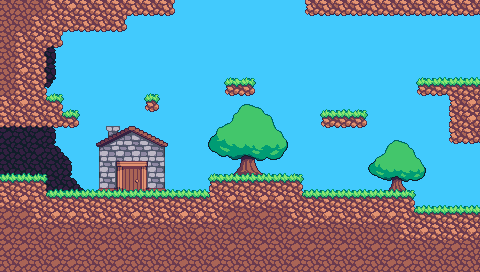

This game map was drawn from its Tiled (.tmx) file and the tilesets committed beside it. A one-line description and the full map source follow:
An orthogonal 30x17 tile map with 16x16 px tiles, 6 tile layers (dirtBg, grassBg, house, treeLarge, ...), 7 tilesets.

<map version="1.0" tiledversion="1.1.1" orientation="orthogonal" renderorder="right-down" width="30" height="17" tilewidth="16" tileheight="16" infinite="0" backgroundcolor="#42cafd" nextobjectid="1">
 <properties>
  <property name="background" type="file" value="../../../images/backgrounds/grassland.png" />
  <property name="leftMap" value="levels/RPG/grassland/introduction2" />
  <property name="rightMap" value="levels/RPG/grassland/main1" />
 </properties>
 <tileset firstgid="1" source="../../tiles/grass.tsx" />
 <tileset firstgid="37" source="../../tiles/house.tsx" />
 <tileset firstgid="41" source="../../tiles/player.tsx" />
 <tileset firstgid="42" source="../../tiles/treeLarge.tsx" />
 <tileset firstgid="43" source="../../tiles/treeSmall.tsx" />
 <tileset firstgid="44" source="../../tiles/dirtBg.tsx" />
 <tileset firstgid="60" source="../../tiles/grassBg.tsx" />
 <layer name="dirtBg" width="30" height="17">
  <data encoding="csv">
44,44,44,0,0,0,0,0,0,0,0,0,0,0,0,0,0,0,0,0,0,0,0,0,0,0,0,0,0,0,
44,44,44,0,0,0,0,0,0,0,0,0,0,0,0,0,0,0,0,0,0,0,0,0,0,0,0,0,0,0,
44,44,44,52,0,0,0,0,0,0,0,0,0,0,0,0,0,0,0,0,0,0,0,0,0,0,0,0,0,0,
44,44,44,52,0,0,0,0,0,0,0,0,0,0,0,0,0,0,0,0,0,0,0,0,0,0,0,0,0,0,
44,44,44,52,0,0,0,0,0,0,0,0,0,0,0,0,0,0,0,0,0,0,0,0,0,0,0,0,0,0,
44,44,48,47,0,0,0,0,0,0,0,0,0,0,0,0,0,0,0,0,0,0,0,0,0,0,0,0,0,0,
44,44,44,0,0,0,0,0,0,0,0,0,0,0,0,0,0,0,0,0,0,0,0,0,0,0,0,0,0,0,
44,44,44,55,0,0,0,0,0,0,0,0,0,0,0,0,0,0,0,0,0,0,0,0,0,0,0,0,0,0,
45,44,45,52,0,0,0,0,0,0,0,0,0,0,0,0,0,0,0,0,0,0,0,0,0,0,0,0,0,0,
44,44,45,56,55,0,0,0,0,0,0,0,0,0,0,0,0,0,0,0,0,0,0,0,0,0,0,0,0,0,
44,44,44,44,52,0,0,0,0,0,0,0,0,0,0,0,0,0,0,0,0,0,0,0,0,0,0,0,0,0,
44,44,44,44,56,55,0,0,0,0,0,0,0,0,0,0,0,0,0,0,0,0,0,0,0,0,0,0,0,0,
44,44,44,44,44,44,0,0,0,0,0,0,0,0,0,0,0,0,0,0,0,0,0,0,0,0,0,0,0,0,
44,44,44,44,44,44,0,0,0,0,0,0,0,0,0,0,0,0,0,0,0,0,0,0,0,0,0,0,0,0,
44,44,44,44,44,44,0,0,0,0,0,0,0,0,0,0,0,0,0,0,0,0,0,0,0,0,0,0,0,0,
44,44,44,44,44,44,0,0,0,0,0,0,0,0,0,0,0,0,0,0,0,0,0,0,0,0,0,0,0,0,
44,44,44,44,44,44,0,0,0,0,0,0,0,0,0,0,0,0,0,0,0,0,0,0,0,0,0,0,0,0
</data>
 </layer>
 <layer name="grassBg" width="30" height="17">
  <data encoding="csv">
0,0,0,0,0,0,0,0,0,0,0,0,0,0,0,0,0,0,0,0,0,0,0,0,0,0,0,0,0,0,
0,0,0,0,0,0,0,0,0,0,0,0,0,0,0,0,0,0,0,0,0,0,0,0,0,0,0,0,0,0,
0,0,0,0,0,0,0,0,0,0,0,0,0,0,0,0,0,0,0,0,0,0,0,0,0,0,0,0,0,0,
0,0,0,0,0,0,0,0,0,0,0,0,0,0,0,0,0,0,0,0,0,0,0,0,0,0,0,0,0,0,
0,0,0,0,0,0,0,0,0,0,0,0,0,0,62,62,0,0,0,0,0,0,0,0,0,0,62,60,60,60,
0,0,0,62,0,0,0,0,0,62,0,0,0,0,0,0,0,0,0,0,0,0,0,0,0,0,0,0,0,0,
0,0,0,0,62,0,0,0,0,0,0,0,0,0,0,0,0,0,0,0,62,60,62,0,0,0,0,0,0,0,
0,0,0,0,0,0,0,0,0,0,0,0,0,0,0,0,0,0,0,0,0,0,0,0,0,0,0,0,0,0,
0,0,0,0,0,0,0,0,0,0,0,0,0,0,0,0,0,0,0,0,0,0,0,0,0,0,0,0,0,0,
0,0,0,0,0,0,0,0,0,0,0,0,0,0,0,0,0,0,0,0,0,0,0,0,0,0,0,0,0,0,
60,60,62,0,0,0,0,0,0,0,0,0,0,62,60,60,60,60,62,0,0,0,0,0,0,0,0,0,0,0,
0,0,0,60,60,60,60,60,60,60,60,60,60,0,0,0,0,0,0,60,60,60,60,60,60,62,0,0,0,0,
0,0,0,0,0,0,0,0,0,0,0,0,0,0,0,0,0,0,0,0,0,0,0,0,0,0,60,60,60,60,
0,0,0,0,0,0,0,0,0,0,0,0,0,0,0,0,0,0,0,0,0,0,0,0,0,0,0,0,0,0,
0,0,0,0,0,0,0,0,0,0,0,0,0,0,0,0,0,0,0,0,0,0,0,0,0,0,0,0,0,0,
0,0,0,0,0,0,0,0,0,0,0,0,0,0,0,0,0,0,0,0,0,0,0,0,0,0,0,0,0,0,
0,0,0,0,0,0,0,0,0,0,0,0,0,0,0,0,0,0,0,0,0,0,0,0,0,0,0,0,0,0
</data>
 </layer>
 <layer name="house" width="30" height="17">
  <data encoding="csv">
0,0,0,0,0,0,0,0,0,0,0,0,0,0,0,0,0,0,0,0,0,0,0,0,0,0,0,0,0,0,
0,0,0,0,0,0,0,0,0,0,0,0,0,0,0,0,0,0,0,0,0,0,0,0,0,0,0,0,0,0,
0,0,0,0,0,0,0,0,0,0,0,0,0,0,0,0,0,0,0,0,0,0,0,0,0,0,0,0,0,0,
0,0,0,0,0,0,0,0,0,0,0,0,0,0,0,0,0,0,0,0,0,0,0,0,0,0,0,0,0,0,
0,0,0,0,0,0,0,0,0,0,0,0,0,0,0,0,0,0,0,0,0,0,0,0,0,0,0,0,0,0,
0,0,0,0,0,0,0,0,0,0,0,0,0,0,0,0,0,0,0,0,0,0,0,0,0,0,0,0,0,0,
0,0,0,0,0,0,0,0,0,0,0,0,0,0,0,0,0,0,0,0,0,0,0,0,0,0,0,0,0,0,
0,0,0,0,0,0,0,0,0,0,0,0,0,0,0,0,0,0,0,0,0,0,0,0,0,0,0,0,0,0,
0,0,0,0,0,0,0,0,0,0,0,0,0,0,0,0,0,0,0,0,0,0,0,0,0,0,0,0,0,0,
0,0,0,0,0,0,0,0,0,0,0,0,0,0,0,0,0,0,0,0,0,0,0,0,0,0,0,0,0,0,
0,0,0,0,0,0,0,0,0,0,0,0,0,0,0,0,0,0,0,0,0,0,0,0,0,0,0,0,0,0,
0,0,0,0,0,0,37,0,0,0,0,0,0,0,0,0,0,0,0,0,0,0,0,0,0,0,0,0,0,0,
0,0,0,0,0,0,0,0,0,0,0,0,0,0,0,0,0,0,0,0,0,0,0,0,0,0,0,0,0,0,
0,0,0,0,0,0,0,0,0,0,0,0,0,0,0,0,0,0,0,0,0,0,0,0,0,0,0,0,0,0,
0,0,0,0,0,0,0,0,0,0,0,0,0,0,0,0,0,0,0,0,0,0,0,0,0,0,0,0,0,0,
0,0,0,0,0,0,0,0,0,0,0,0,0,0,0,0,0,0,0,0,0,0,0,0,0,0,0,0,0,0,
0,0,0,0,0,0,0,0,0,0,0,0,0,0,0,0,0,0,0,0,0,0,0,0,0,0,0,0,0,0
</data>
 </layer>
 <layer name="treeLarge" width="30" height="17">
  <data encoding="csv">
0,0,0,0,0,0,0,0,0,0,0,0,0,0,0,0,0,0,0,0,0,0,0,0,0,0,0,0,0,0,
0,0,0,0,0,0,0,0,0,0,0,0,0,0,0,0,0,0,0,0,0,0,0,0,0,0,0,0,0,0,
0,0,0,0,0,0,0,0,0,0,0,0,0,0,0,0,0,0,0,0,0,0,0,0,0,0,0,0,0,0,
0,0,0,0,0,0,0,0,0,0,0,0,0,0,0,0,0,0,0,0,0,0,0,0,0,0,0,0,0,0,
0,0,0,0,0,0,0,0,0,0,0,0,0,0,0,0,0,0,0,0,0,0,0,0,0,0,0,0,0,0,
0,0,0,0,0,0,0,0,0,0,0,0,0,0,0,0,0,0,0,0,0,0,0,0,0,0,0,0,0,0,
0,0,0,0,0,0,0,0,0,0,0,0,0,0,0,0,0,0,0,0,0,0,0,0,0,0,0,0,0,0,
0,0,0,0,0,0,0,0,0,0,0,0,0,0,0,0,0,0,0,0,0,0,0,0,0,0,0,0,0,0,
0,0,0,0,0,0,0,0,0,0,0,0,0,0,0,0,0,0,0,0,0,0,0,0,0,0,0,0,0,0,
0,0,0,0,0,0,0,0,0,0,0,0,0,0,0,0,0,0,0,0,0,0,0,0,0,0,0,0,0,0,
0,0,0,0,0,0,0,0,0,0,0,0,0,42,0,0,0,0,0,0,0,0,0,0,0,0,0,0,0,0,
0,0,0,0,0,0,0,0,0,0,0,0,0,0,0,0,0,0,0,0,0,0,0,0,0,0,0,0,0,0,
0,0,0,0,0,0,0,0,0,0,0,0,0,0,0,0,0,0,0,0,0,0,0,0,0,0,0,0,0,0,
0,0,0,0,0,0,0,0,0,0,0,0,0,0,0,0,0,0,0,0,0,0,0,0,0,0,0,0,0,0,
0,0,0,0,0,0,0,0,0,0,0,0,0,0,0,0,0,0,0,0,0,0,0,0,0,0,0,0,0,0,
0,0,0,0,0,0,0,0,0,0,0,0,0,0,0,0,0,0,0,0,0,0,0,0,0,0,0,0,0,0,
0,0,0,0,0,0,0,0,0,0,0,0,0,0,0,0,0,0,0,0,0,0,0,0,0,0,0,0,0,0
</data>
 </layer>
 <layer name="treeSmall" width="30" height="17">
  <data encoding="csv">
0,0,0,0,0,0,0,0,0,0,0,0,0,0,0,0,0,0,0,0,0,0,0,0,0,0,0,0,0,0,
0,0,0,0,0,0,0,0,0,0,0,0,0,0,0,0,0,0,0,0,0,0,0,0,0,0,0,0,0,0,
0,0,0,0,0,0,0,0,0,0,0,0,0,0,0,0,0,0,0,0,0,0,0,0,0,0,0,0,0,0,
0,0,0,0,0,0,0,0,0,0,0,0,0,0,0,0,0,0,0,0,0,0,0,0,0,0,0,0,0,0,
0,0,0,0,0,0,0,0,0,0,0,0,0,0,0,0,0,0,0,0,0,0,0,0,0,0,0,0,0,0,
0,0,0,0,0,0,0,0,0,0,0,0,0,0,0,0,0,0,0,0,0,0,0,0,0,0,0,0,0,0,
0,0,0,0,0,0,0,0,0,0,0,0,0,0,0,0,0,0,0,0,0,0,0,0,0,0,0,0,0,0,
0,0,0,0,0,0,0,0,0,0,0,0,0,0,0,0,0,0,0,0,0,0,0,0,0,0,0,0,0,0,
0,0,0,0,0,0,0,0,0,0,0,0,0,0,0,0,0,0,0,0,0,0,0,0,0,0,0,0,0,0,
0,0,0,0,0,0,0,0,0,0,0,0,0,0,0,0,0,0,0,0,0,0,0,0,0,0,0,0,0,0,
0,0,0,0,0,0,0,0,0,0,0,0,0,0,0,0,0,0,0,0,0,0,0,0,0,0,0,0,0,0,
0,0,0,0,0,0,0,0,0,0,0,0,0,0,0,0,0,0,0,0,0,0,0,43,0,0,0,0,0,0,
0,0,0,0,0,0,0,0,0,0,0,0,0,0,0,0,0,0,0,0,0,0,0,0,0,0,0,0,0,0,
0,0,0,0,0,0,0,0,0,0,0,0,0,0,0,0,0,0,0,0,0,0,0,0,0,0,0,0,0,0,
0,0,0,0,0,0,0,0,0,0,0,0,0,0,0,0,0,0,0,0,0,0,0,0,0,0,0,0,0,0,
0,0,0,0,0,0,0,0,0,0,0,0,0,0,0,0,0,0,0,0,0,0,0,0,0,0,0,0,0,0,
0,0,0,0,0,0,0,0,0,0,0,0,0,0,0,0,0,0,0,0,0,0,0,0,0,0,0,0,0,0
</data>
 </layer>
 <layer name="grass" width="30" height="17">
  <data encoding="csv">
31,31,31,15,27,15,15,15,21,21,22,0,0,0,0,0,0,0,0,20,21,21,21,21,21,21,21,21,21,21,
31,31,15,15,21,21,21,22,0,0,0,0,0,0,0,0,0,0,0,0,0,0,0,0,0,0,0,0,0,0,
31,15,27,22,0,0,0,0,0,0,0,0,0,0,0,0,0,0,0,0,0,0,0,0,0,0,0,0,0,0,
31,15,16,0,0,0,0,0,0,0,0,0,0,0,0,0,0,0,0,0,0,0,0,0,0,0,0,0,0,0,
31,27,16,0,0,0,0,0,0,0,0,0,0,0,26,26,0,0,0,0,0,0,0,0,0,0,26,25,25,25,
31,15,16,26,0,0,0,0,0,26,0,0,0,0,2,4,0,0,0,0,0,0,0,0,0,0,2,3,9,9,
15,27,11,10,26,0,0,0,0,1,0,0,0,0,0,0,0,0,0,0,26,25,26,0,0,0,0,0,14,27,
21,21,21,12,4,0,0,0,0,0,0,0,0,0,0,0,0,0,0,0,2,3,4,0,0,0,0,0,14,27,
0,0,0,0,0,0,0,0,0,0,0,0,0,0,0,0,0,0,0,0,0,0,0,0,0,0,0,0,20,21,
0,0,0,0,0,0,0,0,0,0,0,0,0,0,0,0,0,0,0,0,0,0,0,0,0,0,0,0,0,0,
25,25,26,0,0,0,0,0,0,0,0,0,0,26,25,25,25,25,26,0,0,0,0,0,0,0,0,0,0,0,
9,9,10,25,25,25,25,25,25,25,25,25,25,8,9,9,9,9,10,25,25,25,25,25,25,26,0,0,0,0,
15,27,11,9,9,9,9,9,9,9,9,9,9,5,27,15,27,27,11,9,9,9,9,9,9,10,25,25,25,25,
28,28,15,27,27,15,15,15,27,15,15,27,27,15,28,31,28,31,15,15,27,15,15,27,27,11,9,9,9,9,
28,28,31,28,31,28,28,31,28,28,31,31,28,31,31,28,31,31,28,28,31,31,31,31,31,15,27,15,15,27,
28,28,31,31,28,31,28,31,28,31,31,31,31,31,28,31,28,31,28,28,28,28,31,28,28,31,31,28,28,31,
31,28,31,28,28,31,31,28,31,31,31,28,31,28,31,31,31,31,28,31,31,31,28,31,28,28,31,31,31,31
</data>
 </layer>
</map>
